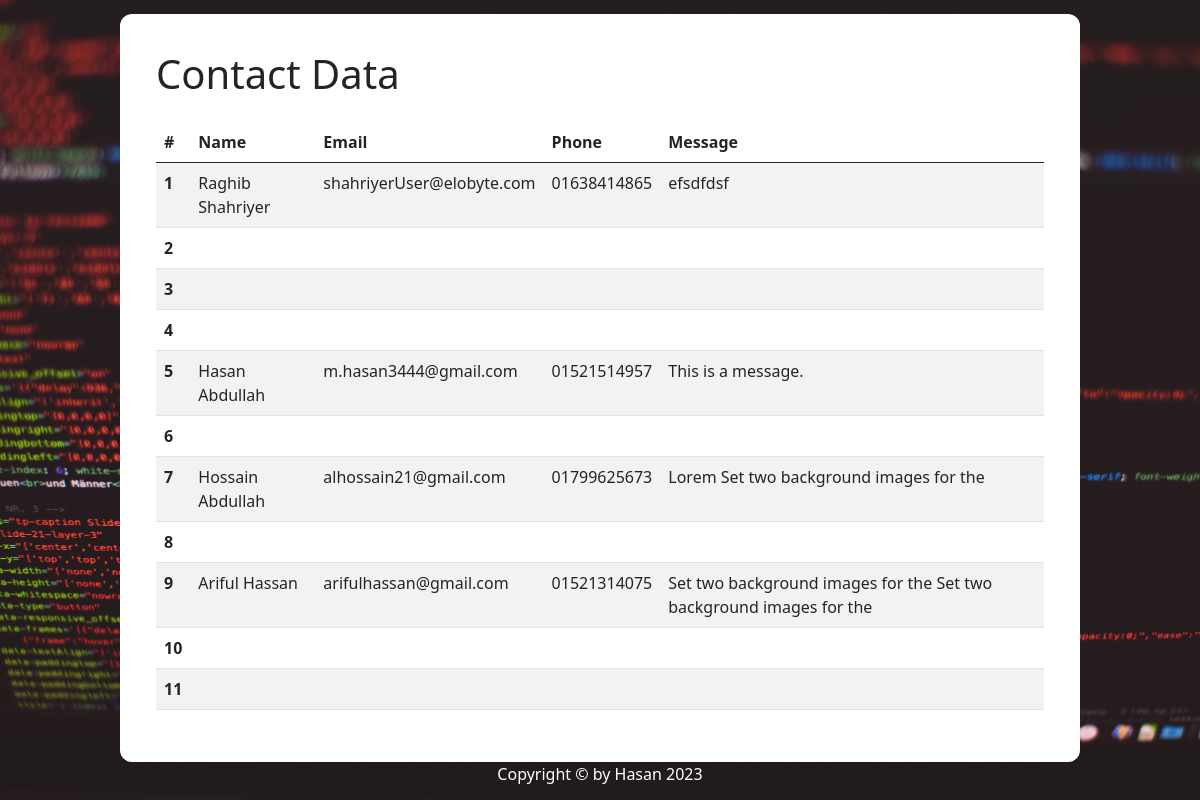
The page /login.php on the database its author committed.
### tables this page shows
CREATE TABLE `contactinfo` (
  `firstName` text NOT NULL,
  `lastName` text NOT NULL,
  `email` text NOT NULL,
  `phone` text NOT NULL,
  `contactMessage` text NOT NULL
);

### login.php (the view, shortened to what this page needs)
<?php
    $host = "localhost";
    $db = "php_test";
    $username = $_POST["username"];
    $password = $_POST["password"];
    $id_counter = 0;
    $link = mysqli_connect($host, $username, $password, $db);
    $sql = "SELECT * FROM contactInfo";
    $result = mysqli_query($link, $sql);
?>
<!DOCTYPE html>
<html lang="en">
<head>
    <link href="https://cdn.jsdelivr.net/npm/bootstrap@5.0.2/dist/css/bootstrap.min.css" rel="stylesheet">
</head>
<body>
  <div class="main min-vh-100 d-flex flex-column justify-content-center align-items-center">
    <div class="wrapper">
    <h1 class="pb-3">Contact Data</h1>
    <?php
    if ($result->num_rows > 0) {
      echo '<table class="table table-striped">
        <thead>
          <tr>
            <th scope="col">#</th>
            <th scope="col">Name</th>
            <th scope="col">Email</th>
            <th scope="col">Phone</th>
            <th scope="col">Message</th>
          </tr>
        </thead>
        <tbody>';
          while($row = $result->fetch_assoc()) {
            $id_counter++;
            echo '<tr>
              <th scope="row">' . $id_counter . '</th>
              <td>'.$row["firstName"]. " ". $row["lastName"].'</td>
              <td>'.$row["email"].'</td>
              <td>'.$row["phone"].'</td>
              <td>'.$row["contactMessage"].'</td>
            </tr>';
          }
        echo '</tbody></table>';
      } else {
        echo "<div></div>";
      }
    ?>
    </div>
          <div style="color: white">Copyright &copy; by Hasan 2023</div>
  </div>
</body>
</html>

### login.php (style rules this page uses)
.main { background-image: url("images/bg.jpg"); background-position: center; background-size: cover; }
.wrapper { width: 80%; padding: 36px; background-color: white; border-radius: 12px; }

### rows shown on the page
contactinfo: firstName "Raghib", lastName "Shahriyer", email "shahriyerUser@elobyte.com", phone "01638414865", contactMessage "efsdfdsf"
contactinfo: firstName "Hasan", lastName "Abdullah", email "m.hasan3444@gmail.com", phone "01521514957", contactMessage "This is a message."
contactinfo: firstName "Hossain", lastName "Abdullah", email "alhossain21@gmail.com", phone "01799625673", contactMessage "Lorem Set two background images for the"
contactinfo: firstName "Ariful", lastName "Hassan", email "arifulhassan@gmail.com", phone "01521314075", contactMessage "Set two background images for the Set two background images for the"
